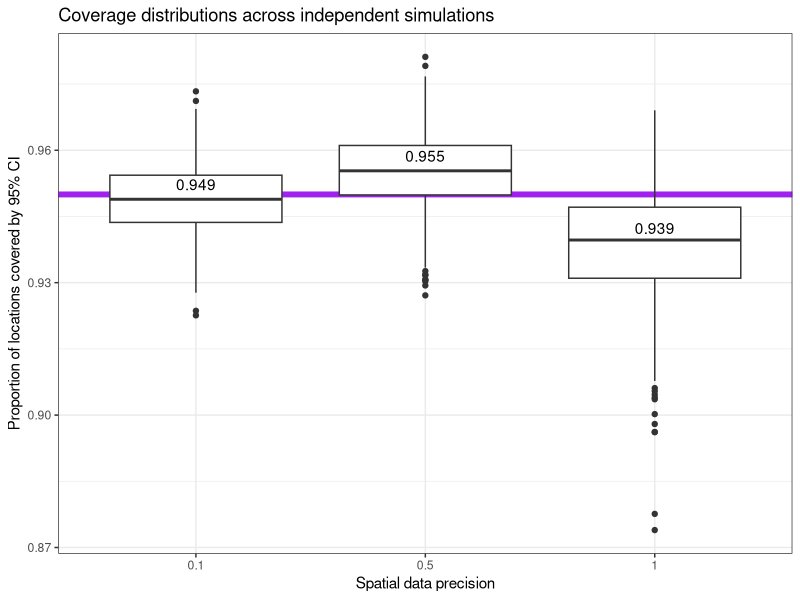
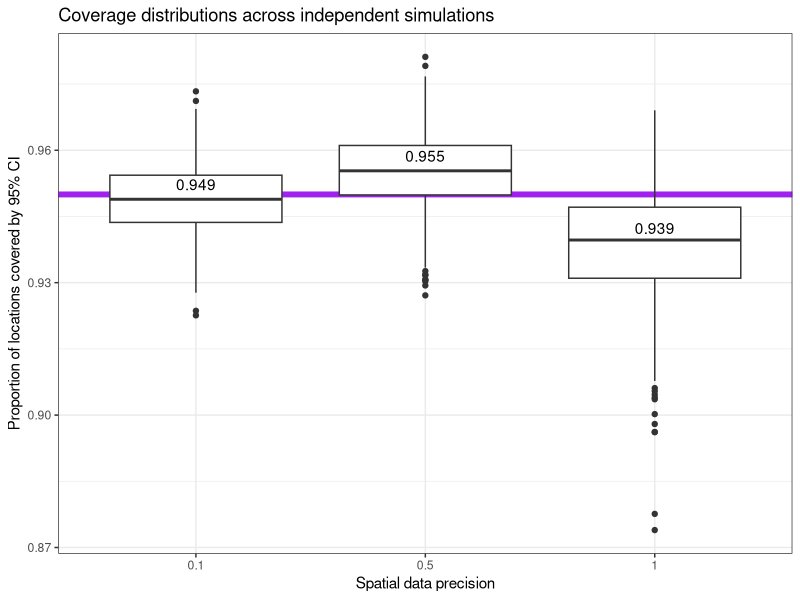

Here is the R script that generated these plots, in order:
setwd("~/unknown_locs/")

library(readr)
library(ggplot2)

df <- read_table2("output/simulation.txt", col_names = FALSE)
df <- df[,1:5]
colnames(df) <- c("Model","Decimals","Covered95", "Covered80","Covered50")
df$Model <- factor(df$Model)
df$Decimals <- factor(df$Decimals)
df$Covered95 <- as.numeric(df$Covered95)
df$Covered80 <- as.numeric(df$Covered80)
df$Covered50 <- as.numeric(df$Covered50)

library(reshape2)
df <- melt(df,measure.vars=3:5,value.name = "Covered",variable.name = "Level")
df1 <- df[df$Level=="Covered95",]
df1 <- df1[,-3]

tab1 <- table(df1)[,,2] / (table(df1)[,,2] + table(df1)[,,1])
tab1

df1 <- df[df$Level=="Covered80",]
df1 <- df1[,-3]

tab2 <- table(df1)[,,2] / (table(df1)[,,2] + table(df1)[,,1])
tab2

df1 <- df[df$Level=="Covered50",]
df1 <- df1[,-3]

tab3 <- table(df1)[,,2] / (table(df1)[,,2] + table(df1)[,,1])
tab3

library(xtable)
xtable(cbind(tab3,tab2,tab1))


locs <- read_table2("output/simulationLocsCoverage.txt", col_names = FALSE)
locs <- locs[,1:2]
colnames(locs) <- c("Decimals","Coverage")
locs$Decimals[locs$Decimals==1] <- 0.1
locs$Decimals[locs$Decimals==0] <- 1.0 
locs$Precision <- factor(locs$Decimals)

means <- aggregate(Coverage ~  Precision, locs, mean)

gg <- ggplot(locs,aes(y=Coverage,x=Precision)) +
  geom_hline( yintercept=0.95,color="purple",size=2) +
  ylab("Proportion of locations covered by 95% CI") +
  xlab("Spatial data precision") +
  #annotate(geom="label",x=-77.036386,y=38.892711,label=mean()) +
  geom_boxplot() +
  geom_text(data = means, aes(label = round(Coverage,digits = 3), y = Coverage + 0.0035)) +
  ggtitle("Coverage distributions across independent simulations") +
  theme_bw()
  
gg

ggsave("coverage.pdf",gg,device = "pdf",width=6,height = 4,path = "figures/")



